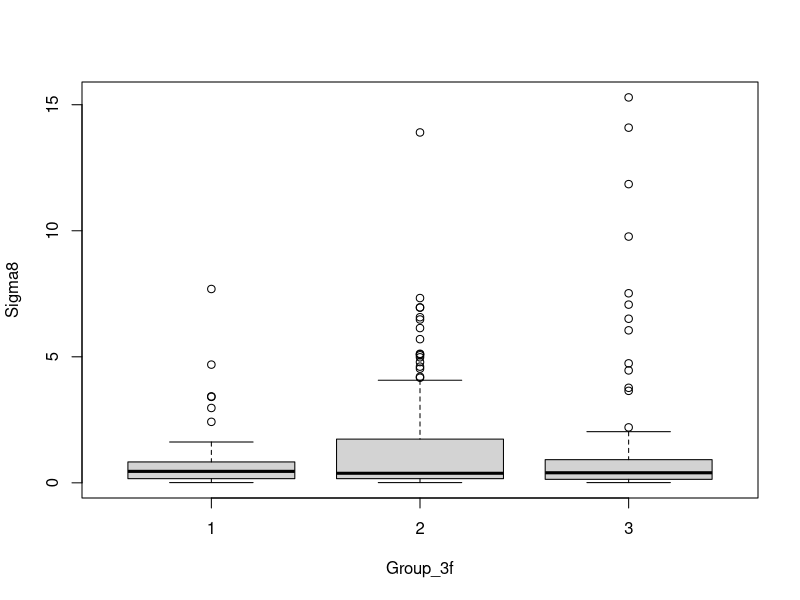
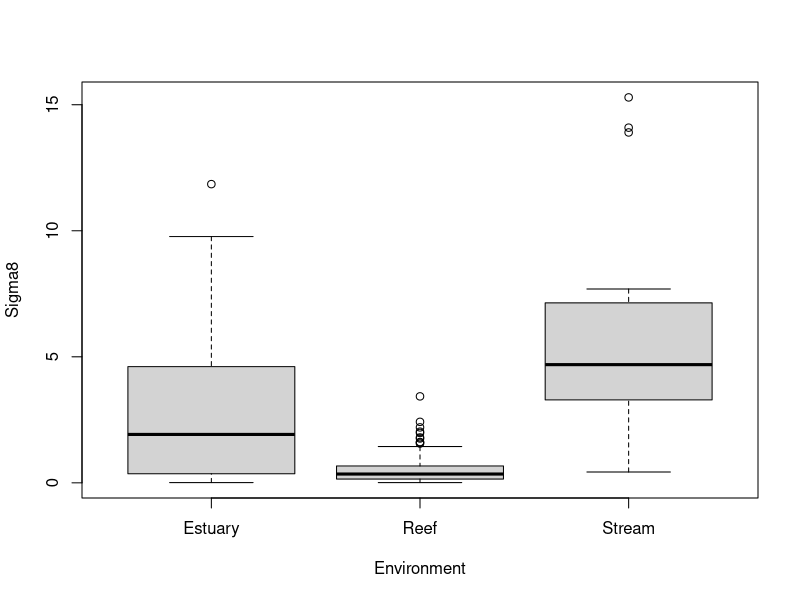
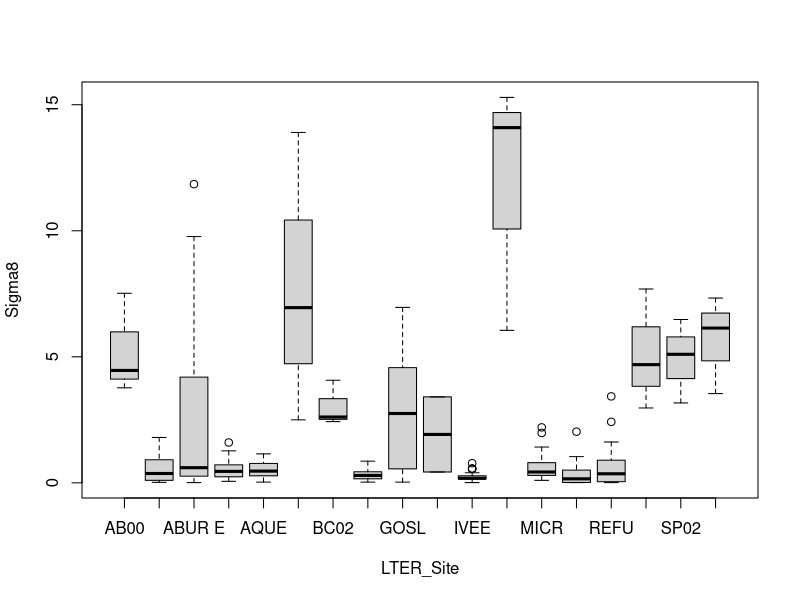
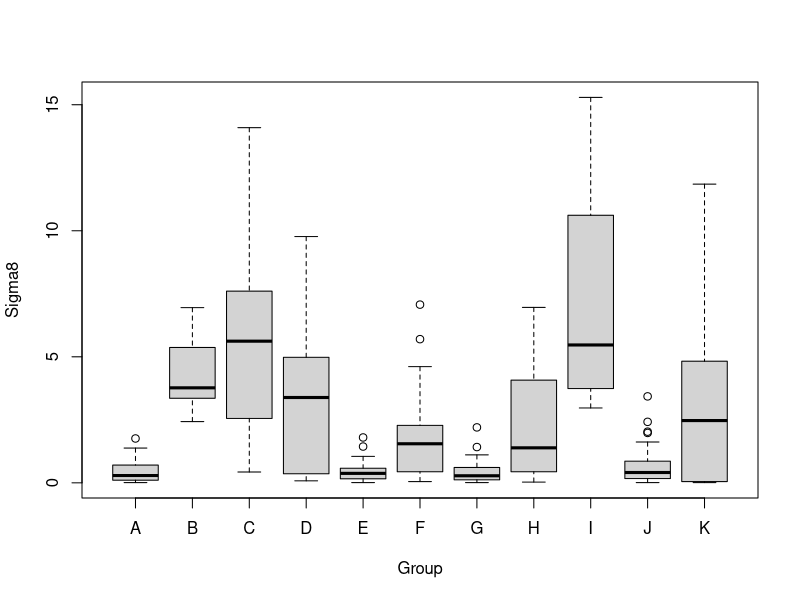

Write the R code that produced these figures, in order. (Note: this script raises an error after producing the figures.)
## ---- chunk 1
knitr::opts_chunk$set(echo = TRUE)
## ---- chunk 2

master <- read.csv("RAPID_Master_Datasheet_add_region_streamcode.csv") # Loads the newly updated dataset, as of April 8, 2019. 

#Some of the column headers have been changed, including the ones containing the "micro" symbol, which R apparently cannot process. 
#LTER_Site column - added so that naming convention is consistent, especially among stream sites which were entered differently in the "Site" column.
#Group_2 column - added to split reef sites into groupings near and far from streams by date. 
#Group_3 column - added to create regions from west to east as discussed with Matthieu.
# In addition, all NDs from Matthieu's original reports are replaced as NAs.

library(tidyverse)
library(nlme)
library(multcomp)
library(lsmeans)

## ---- chunk 3

# Format

str(master) # Shows the format of each of the columns in the dataset.

# Need to make Depth and Group_3 factors and convert C.N, C, and P numeric.

master$Depthf <- as.factor(master$Depth) # Makes the water depth column a series of factors.

master$Group_3f <- as.factor(master$Group_3) # Makes the regional column a series of factors.

# I don't actually use the following columns in the analysis, but figured it's best to make these transformations just in case.

master$C.Nnum <- as.numeric(master$C.N) # Makes the C:N column a series of numbers.

master$Cnum <- as.numeric(master$C) # Makes the cinnamyl column a series of numbers.

master$Pnum <- as.numeric(master$P) # Makes the p-phenol column a series of numbers.

# NAs and 0s

# The only "<0.01"s appear to be in the "C" column, so going to leave those since this column is not being analyzed in this code.

# Upon further inspection of the dataset, I feel it makes the most sense to only alter those columns that are needed for the below analysis, so that's what I'll do. See below:

# See e-mail correspondence with Matthieu on 1/22/2020: "ND does not mean 0. When doing analytical measurements using GC/MS or others detectors you never can say that you have 0. Indeed, due to analytical issues you have limits of quantification and limits of detection. To summarize, when you are under LOD, it does not mean that you do not have the presence of the analyte but that you cannot decipher it from the background."

# So, all NAs that were previously NDs will be left as such since they are not actually a 0 value.

# Outliers based on past models. I'm going to work through these and take a more conservative approach with removing outliers from the whole dataset.

  # full (6)
  # Sigma8 - 66
  # Lambda - 164, 238 (choosing to keep in 161)
  # S/V - 387 (choosing to keep in 282, 299, 301, 443)
  # C/V - 389
  # PVS - (choosing to keep in 21, 23)
  # BdV - 300

  # marine (1)
  # Sigma8 - 56, 172 (238), (choosing to keep in 301 (367))
  # Lambda - 172 (238) (choosing to keep in 374 (454))

  # stream (0)
  # Sigma8 - 2 (66)

  # estuary (0)
  # CV - 47 (389)

# Alright, so the seven outliers I'm removing will be 56, 66, 164, 238, 300, 387, and 389 from the original dataset. I'll work backwards to preserve line numbers.

mastered <- master[ -c(56, 66, 164, 238, 300, 387, 389), ] # Starts with the original dataset and then removes desired rows.

## ---- chunk 4

### Data Exploration

# I'm examining Region, Ecosystem Type (Stream, Estuarine, and Marine), Site, and Date as factors influencing lignin oxidation results. Here are the boxplots and pairplots necessary.

boxplot(Sigma8 ~ Group_3f, data = mastered) # Boxplot by region. In past iterations, this was determined not to be a significant factor, but I am going to keep it in the workflow as a potential fixed effect for now.
boxplot(Sigma8 ~ Environment, data = mastered) # Boxplot by environment. Fixed effect.
boxplot(Sigma8 ~ LTER_Site, data = mastered) # Boxplot by site. Random effect.
boxplot(Sigma8 ~ Group, data = mastered) # Boxplot by sampling date. Group lumps everything sampled on a single date together - the HUGE problem with this sampling design is that the sampling dates are SUPER closely correlated with Environment. Random effect (since there may be an effect across time, but one that may be indistiguishable from Environment).

# New dataset.

sig <- mastered %>%
  dplyr::select(Group_3f, Environment, LTER_Site, Group, Sigma8) %>%
  na.omit # remove NAs and create new dataset.

pairs(sig) # Pairs plot.

sig$Environment <- factor(sig$Environment, levels = c("Stream", "Estuary", "Reef")) # Relevels for simpler labeling later.

#### STEP 1: Create a linear regression and check residuals.

# Reasoning for log-transforming Sigma values: per Chapter 19 of Zuur et al. 2009, I'm going to log transform the Sigma data because otherwise (using different variance structures) you are giving up lots of degrees of freedom and make GLS estimation unstable. And I KNOW homogeneity is an issue based on past attempts and the sheer spread of values. I know that this changes the values, but this will give me more flexibility in exploring explanatory variables, which I think is more important that the values themselves.

sig$logSigma8 <- log10(sig$Sigma8) # Log transform data to make heterogeneity of residuals a non-issue (hopefully).

op<- par(mfrow = c(1, 2), mar = c(3, 4, 1, 1))
dotchart(sig$Sigma8, groups = sig$LTER_Site) # Sigma8 versus Site on left.
dotchart(sig$logSigma8, groups = sig$LTER_Site) # Log(Sigma8) versus Site on right.
par(op) # Looking better! And I've deemed the negative values to be A-OK since it's not a Poisson distribution (according to Ana MtK).

# Based on boxplots & pairplots : 
# Response variables - logSigma8
# Explanatory (fixed) variables - Group_3f, Environment

a1 <- lm(logSigma8 ~ Group_3f + Environment, data = sig) # Creates the initial linear model with both fixed variables.
ra1 <- rstandard(a1) # Assigns standardized residuals to eeee.
plot(ra1 ~ sig$LTER_Site, xlab = "Site",
     ylab = "Standardised residuals") # Plots said residuals.
abline(0,0) # Since some boxplots are totally above/below zero, there is within-site correlation, so it WILL be used as a random effect as part of the random intercept model structure.

plot(ra1 ~ sig$Group, xlab = "Date",
     ylab = "Standardised residuals") # Plots said residuals.
abline(0,0) # Group looks less important so removing sampling date as a random effect.

#### STEP 2: Fit the lm() with GLS and compare to lme().

a2 <- gls(logSigma8 ~ Group_3f + Environment, data = sig) # This is effectively a linear regression since it has no additional calls.
a3 <- lme(logSigma8 ~ Group_3f + Environment, random =~1 | LTER_Site, data = sig) # Creates the first LMEM with nested random term.
anova(a2, a3) # Compares the two models. a3 preferred with AIC value of 741.60.

# STEP 3: Decide on a variance structure (aka random terms).

plot(a3, col=1) # Check the residuals before jumping right to applying a variance transformation.
qqnorm(a3) # This actually looks pretty good - so I'm going to skip the added variance structure. (This is likely thanks to the log transformation.)

# SIDE NOTE: KEEP IN MIND, log-transforming from the start is more powerful than adding in a variance component on the back end!!!

# STEP 4: Fit the lme().

# Using a3 <- lme(logSigma8 ~ Group_3f + Environment, random =~1 | LTER_Site, data = sig)

# STEP 5: Compare the lm() and lme().

anova(a2, a3) # 3 definitely outperforms 2.

# STEP 6: Everything ok? Check residuals.

# See results of Step 3.

# STEP 7/8: Step-wise Optimal Fixed Structure

a3_ml <- lme(logSigma8 ~ Group_3f + Environment, 
             random =~1 | LTER_Site, method = "ML", data = sig) # Switch over to ML for fixed component editing portion.

a4 <- lme(logSigma8 ~ Environment, 
          random =~1 | LTER_Site, method = "ML", data = sig) # Remove Region as a fixed factor.

a5 <- lme(logSigma8 ~ Group_3f, 
          random =~1 | LTER_Site, method = "ML", data = sig) # Remove Environment as a fixed factor.

anova(a3_ml, a4, a5) # Compare the three models. a4 preferred with AIC value of 725.70, so remove Region.

a4full <- lme(logSigma8 ~ Environment, 
              random =~1 | LTER_Site, method = "ML", data = sig)

a4sub1 <- update(a4full, .~. -Environment) # Removes only term.

anova(a4full, a4sub1) # a4full preferred with AIC value of 725.70, so a4full is the final full model!!!

# STEP 9: Refit with REML

afinal <- lme(logSigma8 ~ Environment, 
              random =~1 | LTER_Site, method = "REML", data = sig) # YIPEE!!!

# Output of the model.
summary(afinal)

# Checking residuals.
plot(afinal, col=1) # Not perfect, but no pattern.
qqnorm(afinal) # This makes me feel pretty good.
qqnorm(afinal, ~ranef (.), col = 1) # I'll take it given that we've already log-transformed the data.

# Show intervals.
intervals(afinal)

# Final results.
anova(afinal)

# STEP 10: What does this mean in WORDS?

# I applied a linear mixed effect modelling approach because the data are nested with multiple samples (4+) taken from each site (18) on multiple occasions (2+). My model suggests there is a significant effect of ecosystem/environment type (stream, estuarine, marine) on Sigma 8 concentrations of a given sediment sample. Group (date sampled) and fGroup_3 (region sampled) were not included in the model due to variable selection using AIC values. Random intercepts by site were added.

# Equation: log(Sigma 8) = 0.66 - 0.67[Estuary] - 1.25[Reef] + random[Site]

# BONUS POST HOC:

aHSD <- glht(afinal, linfct=mcp(Environment="Tukey")) # Run a Tukey's post hoc analysis on Environment factor.
summary(aHSD) # All groups significantly different from one another. Note : Use the results of the first run on this function.

# Quick stats calculation of Sigma8 values by environment for the manuscript:

sigmeans <- sig %>%
  group_by(Environment) %>%
  summarize(meanSig8 = mean(Sigma8, na.rm = TRUE), sdSig8 = sd(Sigma8, na.rm = TRUE)) %>% # Calculates summaries ...
  ungroup()

## ---- chunk 5

### Data Exploration - boxplots and pairplots

boxplot(Lambda ~ Group_3f, data = mastered) # Boxplot by region. Fixed effect.
boxplot(Lambda ~ Environment, data = mastered) # Boxplot by environment. Fixed effect.
boxplot(Lambda ~ LTER_Site, data = mastered) # Boxplot by sampling site. Random effect.
boxplot(Lambda ~ Group, data = mastered) # Boxplot by sampling site. Random effect.

# So, based on boxplots and Sigma model, I move forward with Group_3f (region) and Environment as fixed variables and Group (date sampled) and Site as random NESTED variables.

lambda <- mastered %>%
  dplyr::select(Group_3f, Environment, LTER_Site, Group, Lambda) %>%
  na.omit # remove NAs and create new dataset.

lambda$Environment <- factor(lambda$Environment, levels = c("Stream", "Estuary", "Reef")) # Puts stream first.

op<- par(mfrow = c(1, 1), mar = c(3, 4, 1, 1))
dotchart(lambda$Lambda, groups = lambda$LTER_Site) # Lambda versus Site on left from original dataset.
par(op) # Looking ok, but we're trying to keep outlier removal to a minimum, so moving on...

pairs(lambda) # Quick pairs plot to check correllated variables. Trends look similar to Sigma 8, and I think I'm on the right path with the fixed/random variables I've chosen.

#### STEP 1: Create a linear regression and check residuals.

# Since the lambda data is normalized to organic carbon content, these values are much more normally distributed than the Sigma8 data. So, I've chosen not to transform the data in any way.

# Response variables - Lambda
# Explanatory variables - Group_3f, Environment

b1 <- lm(Lambda ~ Group_3f + Environment, data = lambda) # Creates the initial linear model.
rb1 <- rstandard(b1) # Assigns standardized residuals to rb1.
plot(rb1 ~ lambda$LTER_Site, xlab = "Site",
     ylab = "Standardised residuals") # Plots said residuals.
abline(0,0) # There looks like there's very little within site correlation, so that will be interesting when it comes time to decide on a random structure.

plot(rb1 ~ lambda$Group, xlab = "Date Sampled",
     ylab = "Standardised residuals") # Plots said residuals.
abline(0,0) # Took a look at date sampled, and it looks similar to site, so I will move forward with only site as part of the random structure (need to account for repeat sampling in some way still).

#### STEP 2: Fit the lm() with GLS and compare to lme().

b2 <- gls(Lambda ~ Group_3f + Environment, data = lambda) # This is effectively a linear regression since it has no additional calls.
b3 <- lme(Lambda ~ Group_3f + Environment, 
          random =~1 | LTER_Site, data = lambda) # Creates the first LMEM with random term.
anova(b2, b3) # Compares the two models. b3 preferred based on AIC value of 1110.23.

# STEP 3: Decide on a variance structure (aka random terms and correlation structure if any).

plot(b3, col=1) # Plots residuals before immediately applying variance transformation.

# Looks like we should add in the varIden() variance structure for the observations in different Ecosystem Types. I am also advocating for this to hopefully address the remaining outlier in this data.

b4 <- lme(Lambda ~ Group_3f + Environment, 
          random =~1 | LTER_Site, data = lambda, 
          weights = varIdent(form =~1 | Environment)) # Allowing for different variance by Ecosystem.

anova(b3, b4) # Compares both models. b4 is better based on an AIC value of 1075.53.

plot(b4, col=1) # Residuals looking better.

# STEP 4: Fit the lme().

# Using b4 <- lme(Lambda ~ Group_3f + Environment, random =~1 | LTER_Site, data = lambda, weights = varIdent(form =~1 | Environment))

# STEP 5: Compare the lm() and lme().

anova(b2, b4) # 4 definitely outperforms 2.

# STEP 6: Everything ok? Check residuals.

# See Step 3.

# STEP 7/8: Step-wise Optimal Fixed Structure

b4_ml <- lme(Lambda ~ Group_3f + Environment, 
             random =~1 | LTER_Site, method = "ML", data = lambda, 
             weights = varIdent(form =~1 | Environment)) # Creates model using ML structure.

b5 <- lme(Lambda ~ Environment, 
          random =~1 | LTER_Site, method = "ML", data = lambda, 
          weights = varIdent(form =~1 | Environment)) # Removes region.

b6 <- lme(Lambda ~ Group_3f, 
          random =~1 | LTER_Site, method = "ML", data = lambda, 
          weights = varIdent(form =~1 | Environment)) # Removes ecosystem.

anova(b4_ml, b5, b6) # Compares all three models. b5 is preferred with AIC value of 1063.45. So, we take out region.

b5full <- lme(Lambda ~ Environment, 
              random =~1 | LTER_Site, method = "ML", data = lambda, 
              weights = varIdent(form =~1 | Environment))

b5sub1 <- update(b5full, .~. -Environment) # Removes only term. Just checking...

anova(b5full, b5sub1) # First term needs to be in there.

# b5full is the final full model!!!

# STEP 9: Refit with REML

bfinal <- lme(Lambda ~ Environment, 
              random =~1 | LTER_Site, method = "REML", data = lambda, 
              weights = varIdent(form =~1 | Environment))

# Output of the model.
summary(bfinal)
plot(bfinal, col=1) # Checking residuals.
qqnorm(bfinal) # A little curvy, but ok.
qqnorm(bfinal, ~ranef (.), col = 1) # Good enough.
intervals(bfinal) # Show intervals.

# Final results.
anova(bfinal)

# STEP 10: What does this mean in WORDS?

# I applied a linear mixed effect modelling approach because the data are nested. My model suggests there is a significant effect of ecosystem type (stream, estuarine, marine) on lambda concentrations of a given sediment sample. fGroup_3 (region sampled) was not included in the model due to variable selection using AIC values. A random intercept by site was added, and variance was treated as varying by Ecosystem Type.

# Equation: Lambda = 2.13 + 0.03[Estuary] - 1.07[Reef] + random + variance

# BONUS : Tukey's HSD Post Hoc
bHSD <- glht(bfinal, linfct=mcp(Environment="Tukey"))

summary(bHSD) # No significant difference between Stream & Estuarine samples.

# Quick stats calculation of Lambda values by environment for the manuscript:

lammeans <- lambda %>%
  group_by(Environment) %>%
  summarize(meanLam = mean(Lambda, na.rm = TRUE), sdLam = sd(Lambda, na.rm = TRUE)) %>% # Calculates summaries ...
  ungroup()
